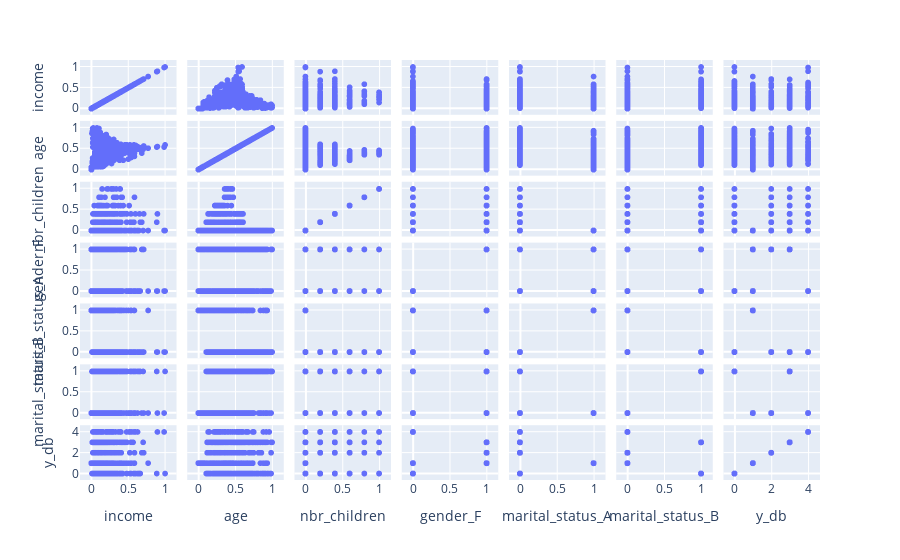

Here is the notebook cell this chart was saved with:
### Code cell
fig = px.scatter_matrix(X)
fig.show()
# too many outliers! 
# adjust

### Figure 1 — Plotly figure (JSON) as saved in the notebook; plotly's stock layout.template omitted (floating-point values rounded to 4 significant figures; data arrays with more than 128 entries replaced by an {"elided": "..."} marker saying what was removed)
{"data": [{"dimensions": [{"axis": {"matches": true}, "label": "income", "values": {"elided": "747 float values"}}, {"axis": {"matches": true}, "label": "age", "values": {"elided": "747 float values"}}, {"axis": {"matches": true}, "label": "nbr_children", "values": {"elided": "747 float values"}}, {"axis": {"matches": true}, "label": "gender_F ", "values": {"elided": "747 int values"}}, {"axis": {"matches": true}, "label": "marital_status_A", "values": {"elided": "747 int values"}}, {"axis": {"matches": true}, "label": "marital_status_B", "values": {"elided": "747 int values"}}, {"axis": {"matches": true}, "label": "y_db", "values": {"elided": "747 int values"}}], "hovertemplate": "%{xaxis.title.text}=%{x}<br>%{yaxis.title.text}=%{y}<extra></extra>", "legendgroup": "", "marker": {"color": "#636efa", "symbol": "circle"}, "name": "", "showlegend": false, "type": "splom"}], "layout": {"autosize": true, "dragmode": "select", "legend": {"tracegroupgap": 0}, "margin": {"t": 60}, "xaxis": {"autorange": true, "range": [-0.2829, 1.283], "type": "linear"}, "xaxis2": {"autorange": true, "range": [-0.2829, 1.283], "type": "linear"}, "xaxis3": {"autorange": true, "range": [-0.2829, 1.283], "type": "linear"}, "xaxis4": {"autorange": true, "range": [-0.2829, 1.283], "type": "linear"}, "xaxis5": {"autorange": true, "range": [-0.2829, 1.283], "type": "linear"}, "xaxis6": {"autorange": true, "range": [-0.2829, 1.283], "type": "linear"}, "xaxis7": {"autorange": true, "range": [-1.132, 5.132], "type": "linear"}, "yaxis": {"autorange": true, "range": [-0.2829, 1.283], "type": "linear"}, "yaxis2": {"autorange": true, "range": [-0.2829, 1.283], "type": "linear"}, "yaxis3": {"autorange": true, "range": [-0.2829, 1.283], "type": "linear"}, "yaxis4": {"autorange": true, "range": [-0.2829, 1.283], "type": "linear"}, "yaxis5": {"autorange": true, "range": [-0.2829, 1.283], "type": "linear"}, "yaxis6": {"autorange": true, "range": [-0.2829, 1.283], "type": "linear"}, "yaxis7": {"autorange": true, "range": [-1.132, 5.132], "type": "linear"}}}
